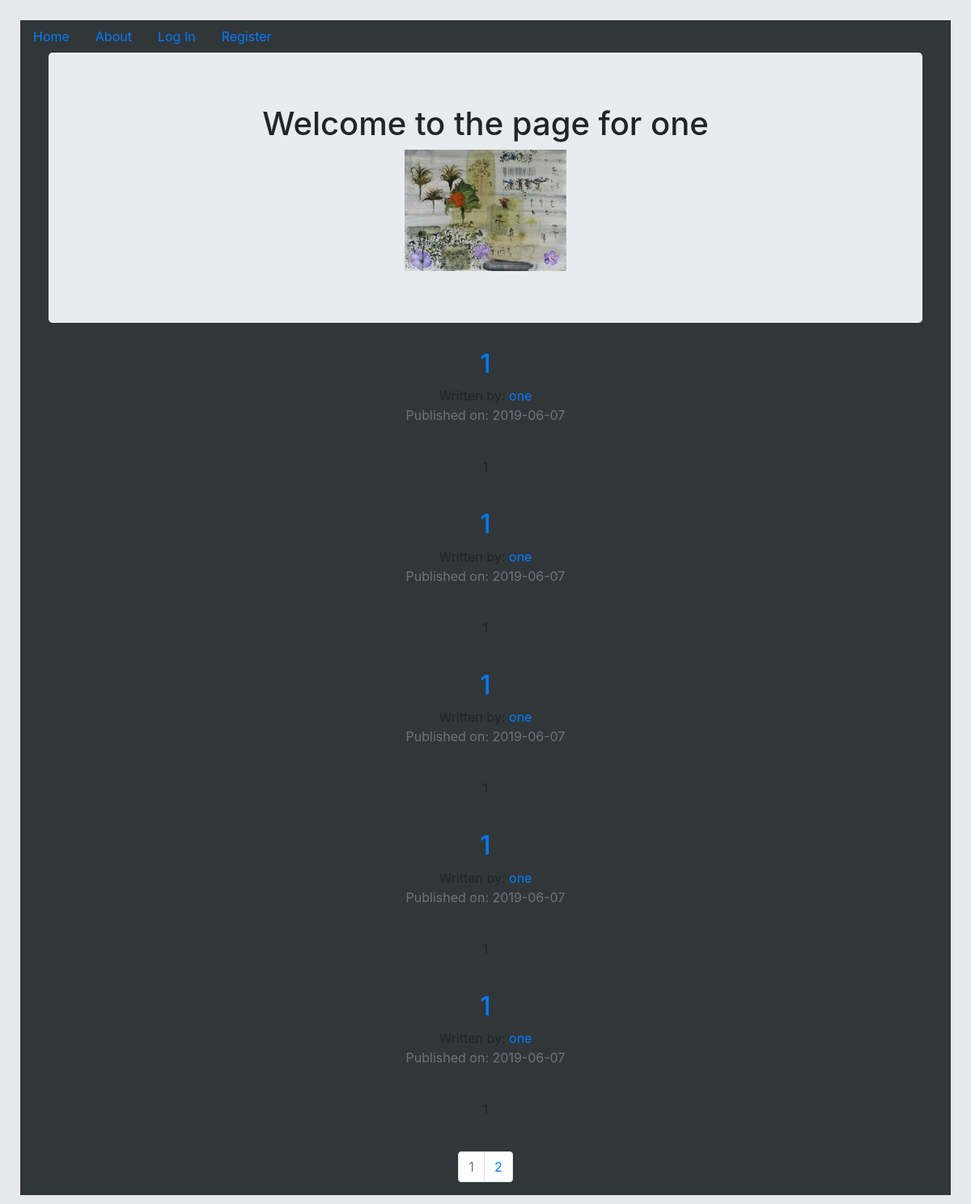
The page /one on the database its author committed.
### puppy_company_blog/models.py (models this page shows, shortened)
class User(db.Model,UserMixin):
    __tablename__ = 'users'
    id = db.Column(db.Integer,primary_key=True)
    profile_image = db.Column(db.String(64),nullable=False,default='default_profile.png')
    email = db.Column(db.String(64),unique=True,index=True)
    username = db.Column(db.String(64),unique=True,index=True)
    password_hash = db.Column(db.String(128))
    posts = db.relationship('BlogPost',backref='author',lazy=True)

class BlogPost(db.Model):
    users = db.relationship(User)
    id = db.Column(db.Integer,primary_key=True)
    user_id = db.Column(db.Integer,db.ForeignKey('users.id'),nullable=False)
    date = db.Column(db.DateTime,nullable=False,default=datetime.utcnow)
    title = db.Column(db.String(120),nullable=False)
    text = db.Column(db.Text,nullable=False)

### puppy_company_blog/users/views.py (the view)
@users.route('/<username>')
def user_posts(username):
    page = request.args.get('page',1,type=int)
    user = User.query.filter_by(username=username).first_or_404()
    blog_posts = BlogPost.query.filter_by(author=user).order_by(BlogPost.date.desc()).paginate(page=page,per_page=5)
    return render_template('user_blog_posts.html',blog_posts=blog_posts,user=user)

### puppy_company_blog/templates/user_blog_posts.html
{% extends 'base.html' %}
{% block content %}
  <div class="container">
    <div class="jumbotron">
      <div align='center'>
        <h1>Welcome to the page for {{user.username}}</h1>
        <img align='center' src="{{url_for('static',filename='profile_pics/'+user.profile_image)}}">
      </div>
    </div>
    {% for post in blog_posts.items %}
      <h2><a href="{{url_for('blog_posts.blog_post',blog_post_id=post.id)}}">{{post.title}}</a></h2>
      Written by: <a href="{{url_for('users.user_posts',username=post.author.username)}}">{{post.author.username}}</a>
      <p class='text-muted'>Published on: {{post.date.strftime('%Y-%m-%d')}}</p>
      <br>
      <p>{{post.text}}</p>
      <br>
    {% endfor %}
  </div>
  <nav aria-label='Page Navigation Example'>
    <ul class='pagination justify-content-center'>
      {% for page_num in blog_posts.iter_pages(left_edge=1,right_edge=1,left_current=1,right_current=2) %}
        {% if blog_posts.page == page_num %}
          <li class='page-item disabled'>
            <a class='page-link' href="{{url_for('users.user_posts',username=user.username,page=page_num)}}">{{page_num}}</a></li>
        {% else %}
        <li class='page-item'>
          <a class='page-link' href="{{url_for('users.user_posts',username=user.username,page=page_num)}}">{{page_num}}</a></li>
        {% endif %}
      {% endfor %}
    </ul>
  </nav>
{% endblock %}

### puppy_company_blog/templates/base.html (shortened to what this page needs)
<!DOCTYPE html>
<html lang="en" dir="ltr">
  <head>
    <link rel="stylesheet" href="https://stackpath.bootstrapcdn.com/bootstrap/4.3.1/css/bootstrap.min.css">
    <link rel="stylesheet" href="Progz\social_project\puppy_company_blog\css\master.css">
  </head>
  <body>
    <ul class="nav">
      <li class="nav-link">
        <a href="{{url_for('core.index')}}">Home</a>
      </li>
      <li class="nav-link">
        <a href="{{url_for('core.info')}}">About</a>
      </li>
      {% if current_user.is_authenticated %}
        <li class="nav-link">
          <a href="{{url_for('users.logout')}}">Log Out</a>
        </li>
        <li class="nav-link">
          <a href="{{url_for('users.account')}}">Account</a>
        </li>
        <li class="nav-link">
          <a href="{{url_for('blog_posts.create_post')}}">Create Post</a>
        </li>
      {% else %}
        <li class="nav-link">
          <a href="{{url_for('users.login')}}">Log In</a>
        </li>
        <li class="nav-link">
          <a href="{{url_for('users.register')}}">Register</a>
        </li>
      {% endif %}
    </ul>
  <div class="container">
    {% block content %}
    {% endblock %}
  </div>
  </body>
</html>

### puppy_company_blog/css/master.css (style rules this page uses)
body { background-color: #313638; border: solid #e8e9eb 25px; text-align: center; }

### rows shown on the page
User: username "one", profile_image (picture)
BlogPost: title "1", author.username "one", date "2019-06-07"
BlogPost: title "1", author.username "one", date "2019-06-07"
BlogPost: title "1", author.username "one", date "2019-06-07"
BlogPost: title "1", author.username "one", date "2019-06-07"
BlogPost: title "1", author.username "one", date "2019-06-07"

### other values the page prints
{{ page_num }} "1"
{{ page_num }} "2"
